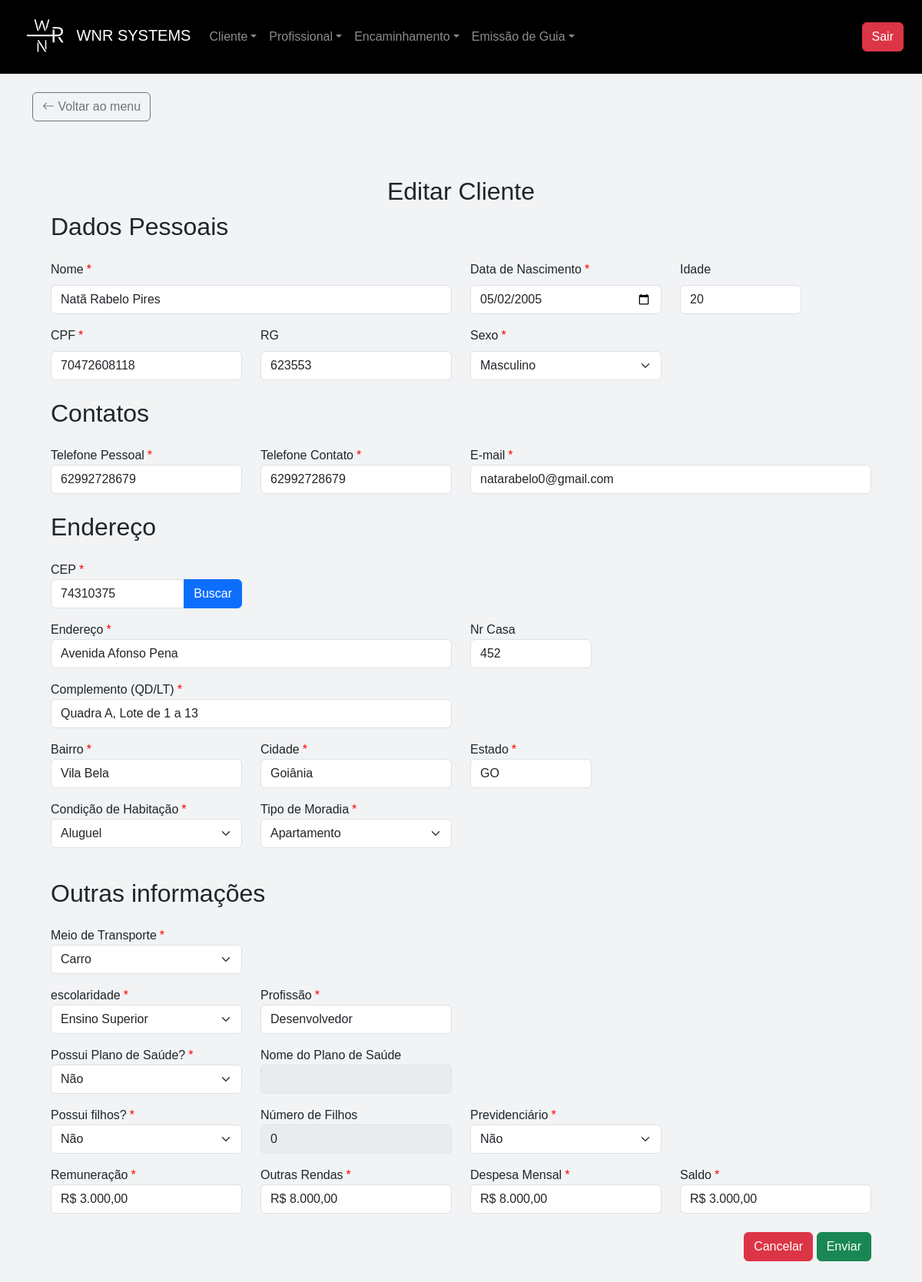
Page /editar_cliente/1 (signed in) on the earlier database version.
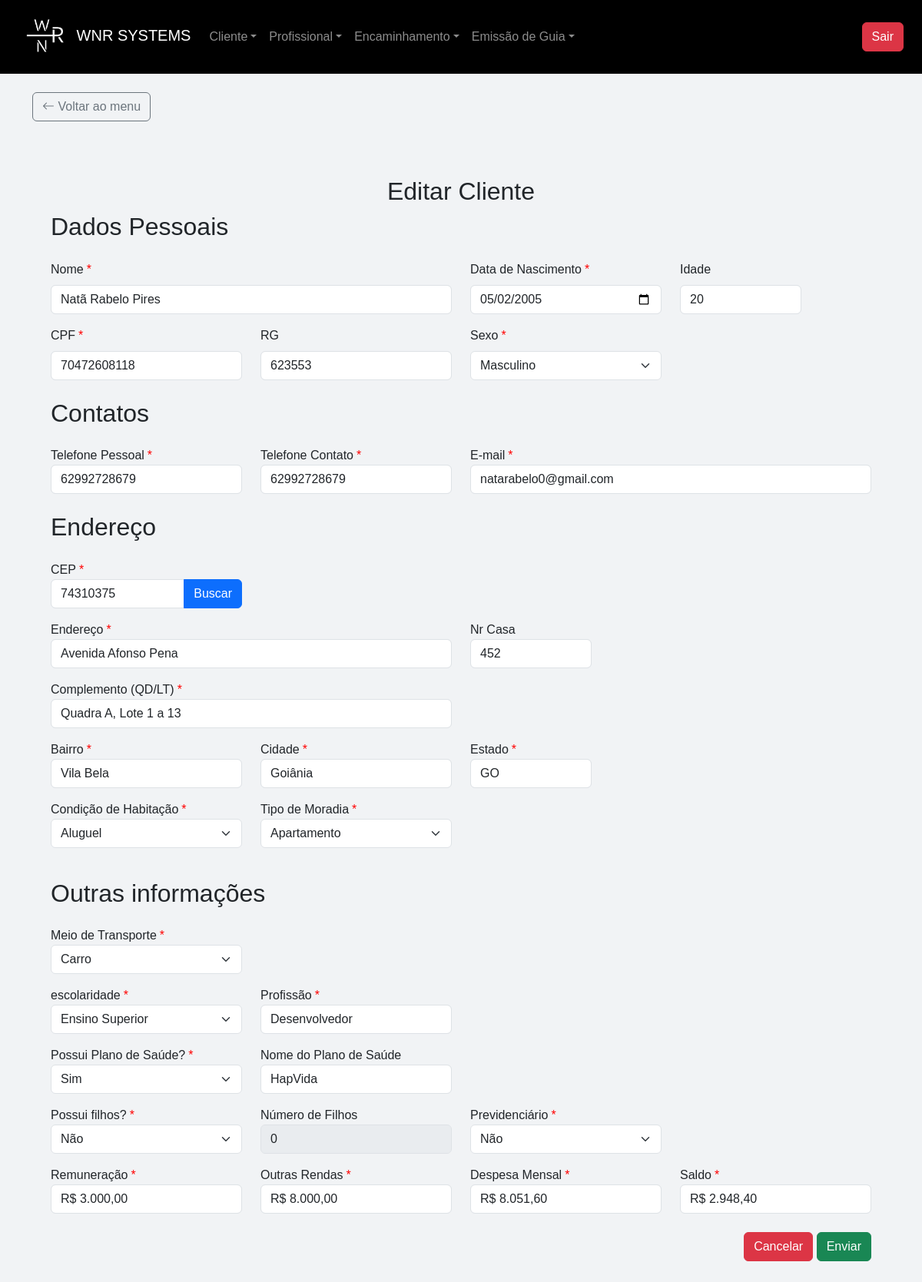
Same page on the later database version.
### app/models.py (models this page shows)
class Cliente(db.Model):
    __tablename__ = "clientes"
    id = db.Column(db.Integer, primary_key=True)
    nome = db.Column(db.String(255), nullable=False)
    cpf = db.Column(db.String(14), unique=True, nullable=False)
    email = db.Column(db.String(255))
    data_nascimento = db.Column(db.DateTime)
    renda_familiar = db.Column(db.Float, nullable=False, default=0.0)
    bairro = db.Column(db.String(255))
    canal_divulgacao = db.Column(db.String(255))
    cep = db.Column(db.String(10))
    cidade = db.Column(db.String(255))
    cpf_responsavel = db.Column(db.String(14))
    complemento = db.Column(db.String(255))
    numero_cs = db.Column(db.String(20))
    despesa_mensal = db.Column(db.Float, nullable=False, default=0.0)
    estado = db.Column(db.String(255))
    endereco = db.Column(db.String(255))
    fone_contato = db.Column(db.String(20))
    fone_pessoal = db.Column(db.String(20))
    nome_plano_saude = db.Column(db.String(255), default="")
    plano_saude = db.Column(db.String(255))
    nome_responsavel = db.Column(db.String(255), default="")
    possui_filhos = db.Column(db.String(255))
    numero_filhos = db.Column(db.Integer, default=0)
    previdenciario = db.Column(db.String(255))
    profissao = db.Column(db.String(255))
    remuneracao = db.Column(db.Float, nullable=False, default=0.0)
    rg = db.Column(db.String(20))
    saldo = db.Column(db.Float, nullable=False, default=0.0)
    idade = db.Column(db.Integer, default=0)
    sexo_id = db.Column(db.Integer, db.ForeignKey("sexo.id"))
    condicao_habitacao_id = db.Column(db.Integer, db.ForeignKey("condicao_habitacao.id"))
    tipo_moradia_id = db.Column(db.Integer, db.ForeignKey("tipo_moradia.id"))
    tipo_transporte_id = db.Column(db.Integer, db.ForeignKey("tipo_transporte.id"))
    escolaridade_id = db.Column(db.Integer, db.ForeignKey("escolaridade.id"))
    grau_parentesco_id = db.Column(db.Integer, db.ForeignKey("grau_parentesco.id"))
    sexo = db.relationship("Sexo", back_populates="clientes")
    condicao_habitacao = db.relationship("CondicaoHabitacao", back_populates="clientes")
    tipo_moradia = db.relationship("TipoMoradia", back_populates="clientes")
    tipo_transporte = db.relationship("TipoTransporte", back_populates="clientes")
    escolaridade = db.relationship("Escolaridade", back_populates="clientes")
    grau_parentesco = db.relationship("GrauParentesco", back_populates="clientes")
    encaminhamentos = db.relationship("Encaminhamento", back_populates="cliente", cascade="all, delete-orphan")
    guias = db.relationship("Guia", back_populates="cliente", cascade="all, delete-orphan")

class Sexo(db.Model):
    __tablename__ = "sexo"
    id = db.Column(db.Integer, primary_key=True)
    nome = db.Column(db.String(255), nullable=False)
    clientes = db.relationship("Cliente", back_populates="sexo")

class TipoMoradia(db.Model):
    __tablename__ = "tipo_moradia"
    id = db.Column(db.Integer, primary_key=True)
    nome = db.Column(db.String(255), nullable=False)
    clientes = db.relationship("Cliente", back_populates="tipo_moradia")

class TipoTransporte(db.Model):
    __tablename__ = "tipo_transporte"
    id = db.Column(db.Integer, primary_key=True)
    nome = db.Column(db.String(255), nullable=False)
    clientes = db.relationship("Cliente", back_populates="tipo_transporte")

class Escolaridade(db.Model):
    __tablename__ = "escolaridade"
    id = db.Column(db.Integer, primary_key=True)
    nome = db.Column(db.String(255), nullable=False)
    clientes = db.relationship("Cliente", back_populates="escolaridade")

### app/routes/cliente/cliente.py (the view, shortened to what this page needs)
@client_bp.route('/editar_cliente/<int:id>', methods=['GET', 'POST'])
@required_login
@role_required('atendimento', 'financeiro', 'admin')
def editar_cliente(id):
    sexos = Sexo.query.all()
    condicoes = CondicaoHabitacao.query.all()
    moradias = TipoMoradia.query.all()
    transportes = TipoTransporte.query.all()
    escolaridades = Escolaridade.query.all()
    parentescos = GrauParentesco.query.all()
    cliente = Cliente.query.get_or_404(id)
    remuneracao_formatada = formatar_para_moeda(cliente.remuneracao)
    renda_familiar_formatada = formatar_para_moeda(cliente.renda_familiar)
    despesa_mensal_formatada = formatar_para_moeda(cliente.despesa_mensal)
    if cliente.idade is None:
        idade = 00
    else :
        idade = int(cliente.idade)
    print(idade)
    return render_template('clientes/form_edit.html',
                           cliente=cliente,
                           remuneracao=remuneracao_formatada,
                           renda_familiar=renda_familiar_formatada,
                           despesa_mensal=despesa_mensal_formatada,
                           idade=idade,
                           sexos=sexos,
                           condicoes=condicoes,
                           moradias=moradias,
                           transportes=transportes,
                           escolaridades=escolaridades,
                           parentescos=parentescos)

### app/templates/clientes/form_edit.html (shortened to what the changed rows need)
{% extends 'base.html' %}
{% block content %}
<div class="container mt-4">
    <h2 class="text-center">Editar Cliente</h2>
    <form id="meuFormulario" action="{{ url_for('client_bp.editar_cliente', id=cliente.id)}}" method="POST">
        <div class="container">
            <h2 class="mb-4"> Dados Pessoais </h2>
            <div class="row mb-3">
                <div class="col-md-6">
                    <label for="nome" class="form-label">Nome<span class="required-star">*</span></label>
                    <input type="text" class="form-control" id="nome" name="nome" required value="{{ cliente.nome }}">
                </div>
                <div class="col-md-3">
                    <label for="dt_nascimento" class="form-label">Data de Nascimento<span class="required-star">*</span></label>
                    <input type="date" class="form-control" id="dt_nascimento" name="dt_nascimento" value="{{ cliente.data_nascimento.strftime('%Y-%m-%d') if cliente.data_nascimento else '' }}" onchange="verificarIdade()" required >
                </div>
                <div class="col-md-2">
                    <label for="idade" class="form-label">Idade</label>
                    <input type="text" class="form-control" id="idade" name="idade" value="{{ cliente.idade }}">
                </div>
            </div>
            <div class="row mb-3">
                <div class="col-md-3">
                    <label for="cpf" class="form-label">CPF<span class="required-star">*</span></label>
                    <input type="text" class="form-control" id="cpf" name="cpf" required value="{{ cliente.cpf }}">
                </div>
                <div class="col-md-3">
                    <label for="rg" class="form-label">RG</label>
                    <input type="text" class="form-control" name="rg" id="rg" value="{{ cliente.rg }}">
                </div>
                <div class="col-md-3">
                    <label for="sexo" class="form-label">Sexo<span class="required-star">*</span></label>
                    <select class="form-select campoObrigatorio" id="sexo" name="sexo" required>
                        {% for sexo in sexos %}
                        <option value="{{ sexo.id }}" {% if cliente.sexo_id == sexo.id %}selected{% endif %}>{{ sexo.nome }}</option>
                        {% endfor %}
                    </select>
                </div>
            </div>
            <h2 class="mb-4 mt-4"> Contatos </h2>
            <div class="row mb-3">
                <div class="col-md-3">
                    <label for="fone_pessoal" class="custom-label">Telefone Pessoal<span class="required-star">*</span></label>
                    <input type="text" class="form-control" name="fone_pessoal" id="celular" placeholder="(xx) xxxxxxxxx" required value="{{ cliente.fone_pessoal }}">
                </div>
                <div class="col-md-3">
                    <label for="fone_contato" class="custom-label">Telefone Contato<span class="required-star">*</span></label>
                    <input type="text" class="form-control" name="fone_contato" id="telefone" placeholder="(xx) xxxxxxxxx" required value="{{ cliente.fone_contato }}">
                </div>
                <div class="col-md-6">
                    <label for="email" class="custom-label">E-mail<span class="required-star">*</span></label>
                    <input type="email" class="form-control" id="email" name="email" required value="{{ cliente.email }}">
                </div>
            </div>
            <h2 class="mb-4 mt-4"> Endereço </h2>
            <div class="row mb-3">
                <div class="col-md-3">
                    <label for="cep" class="custom-label">CEP<span class="required-star">*</span></label><div class="input-group">
                        <input type="text" id="cep" name="cep" class="form-control" value="{{ cliente.cep }}">
                        <button type="button" name="buscar_cep_btn" id="buscar_cep_btn" class="btn btn-primary" onclick="buscarCEP()">Buscar</button>
                    </div>
                </div>
            </div>
            <div class="row mb-3">
                <div class="col-md-6">
                    <label for="endereco" class="custom-label">Endereço<span class="required-star">*</span></label>
                    <input type="text" id="endereco" class="form-control" name="endereco" required value="{{ cliente.endereco }}">
                </div>
                <div class="col-md-2">
                    <label for="numero_cs" class="custom-label">Nr Casa</label>
                    <input type="text" id="numero_cs" class="form-control" name="numero_cs" value="{{ cliente.numero_cs }}">
                </div>
            </div>
            <div class="row mb-3">
                <div class="col-md-6">
                    <label for="complemento" class="custom-label">Complemento (QD/LT)<span class="required-star">*</span></label>
                    <input type="text" id="complemento" class="form-control" name="complemento" required value="{{ cliente.complemento }}">
                </div>
            </div>
            <div class="row mb-3">
                <div  class="col-md-3">
                    <label for="bairro" class="custom-label">Bairro<span class="required-star">*</span></label>
                    <input type="text" id="bairro" class="form-control" name="bairro" required value="{{ cliente.bairro }}">
                </div>
                <div class="col-md-3">
                    <label for="cidade" class="custom-label">Cidade<span class="required-star">*</span></label>
                    <input type="text" id="cidade" class="form-control" name="cidade" required value="{{ cliente.cidade }}">
                </div>
                <div class="col-md-2">
                    <label for="estado" class="custom-label">Estado<span class="required-star">*</span></label>
                    <input type="text" id="estado" class="form-control" name="estado" required value="{{ cliente.estado }}">
                </div>
            </div>
            <div class="row mb-3">
                <div class="col-md-3">
                    <label for="tipo_moradia" class="custom-label">Tipo de Moradia<span class="required-star">*</span></label>
                    <select class="form-select campoObrigatorio" name="tipo_moradia" required>
                        {% for moradia in moradias %}
                        <option value="{{ moradia.id }}" {% if cliente.tipo_moradia_id == moradia.id %}selected{% endif %}>{{ moradia.nome }}</option>
                        {% endfor %}
                    </select>
                </div>
            </div>
            <div  class="row mb-3">
                <h2 class="mb-4 mt-4">Outras informações</h2>
                <div class="col-md-3">
                    <label for="transporte" class="custom-label">Meio de Transporte<span class="required-star">*</span></label>
                    <select class="form-select campoObrigatorio" name="transporte" required>
                        {% for transporte in transportes %}
                        <option value="{{ transporte.id }}" {% if cliente.tipo_transporte_id == transporte.id %}selected{% endif %}>{{ transporte.nome }}</option>
                        {% endfor %}
                    </select>
                </div>
            </div>
            <div class="row mb-3">
                <div class="col-md-3">
                    <label for="escolaridade" class="custom-label">escolaridade<span class="required-star">*</span></label>
                    <select class="form-select campoObrigatorio" id="escolaridade" name="escolaridade" required>
                        {% for escolaridade in escolaridades %}
                        <option value="{{ escolaridade.id }}" {% if cliente.escolaridade_id == escolaridade.id %}selected{% endif %}>{{ escolaridade.nome }}</option>
                        {% endfor %}
                    </select>
                </div>
                <div class="col-md-3">
                    <label for="profissao" class="custom-label">Profissão<span class="required-star">*</span></label>
                    <input type="text" class="form-control" name="profissao" required value="{{ cliente.profissao }}">
                </div>
            </div>
            <div class="row mb-3">
                <div class="col-md-3">
                    <label for="plano_saude" class="custom-label">Possui Plano de Saúde?<span class="required-star">*</span></label>
                    <select class="form-select campoObrigatorio" id="plano_saude" name="plano_saude"  onchange="verificaDropdown_PlanodeSaude()">
                        <option value="Sim" {% if cliente.plano_saude == "Sim" %}selected{% endif %}>Sim</option>
                        <option value="Não"{% if cliente.plano_saude == "Não" %}selected{% endif %}>Não</option>
                    </select>
                </div>
                <div class="col-md-3">
                    <label for="nome_plano_saude" class="custom-label">Nome do Plano de Saúde</label>
                    <input type="text" class="form-control" id="nome_plano_saude" name="nome_plano_saude" value="{{ cliente.nome_plano_saude }}" {% if cliente.plano_saude == "Não" %}disabled{% endif %}>
                </div>
            </div>
            <div class="row mb-3">
                <div class="col-md-3">
                    <label for="possui_filhos" class="custom-label">Possui filhos?<span class="required-star">*</span></label>
                    <select class="form-select campoObrigatorio" id="possui_filhos" name="possui_filhos" onchange="verificarDropdown_Filhos()">
                        <option value="Não" {% if cliente.possui_filhos == "Não" %}selected{% endif %}>Não</option>
                    </select>
                </div>
                <div class="col-md-3">
                    <label for="numero_filhos" class="custom-label">Número de Filhos</label>
                    <input type="number" class="form-control" id="qtn_filhos" name="numero_filhos" value="{{ cliente.numero_filhos }}" {% if cliente.possui_filhos == "Não"%}disabled{% endif %}>
                </div>
                <div class="col-md-3">
                    <label for="previdenciario" class="custom-label">Previdenciário<span class="required-star">*</span></label>
                    <select class="form-select campoObrigatorio" name="previdenciario" required>
                        <option value="Não" {% if cliente.previdenciario == "Não" %}selected{% endif %}>Não</option>
                    </select>
                </div>
            </div>
            <div class="row mb-3">
                <div class="col-md-3">
                    <label for="despesa_mensal" class="custom-label">Despesa Mensal<span class="required-star">*</span></label>
                    <input type="text" class="form-control" id="despesa_mensal" name="despesa_mensal" placeholder="R$ 0,00" value="{{ despesa_mensal }}" required>
                </div>
                <div class="col-md-3">
                    <label for="saldo" class="custom-label">Saldo<span class="required-star">*</span></label>
                    <input type="text" class="form-control" id="saldo" name="saldo" placeholder="Saldo" placeholder="R$ 0,00" readonly value="{{ cliente.saldo }}">
                </div>
            </div>
        </div>
    </form>
</div>
{% endblock %}

Differences in the rows shown:
changed Cliente "Natã Rabelo Pires": complemento "Quadra A, Lote de 1 a 13" → "Quadra A, Lote 1 a 13"; plano_saude "Não" → "Sim"; nome_plano_saude (not shown) → "HapVida"; saldo "R$ 3.000,00" → "R$ 2.948,40"
Other differences:
form field despesa_mensal: "R$ 8.000,00" → "R$ 8.051,60"
